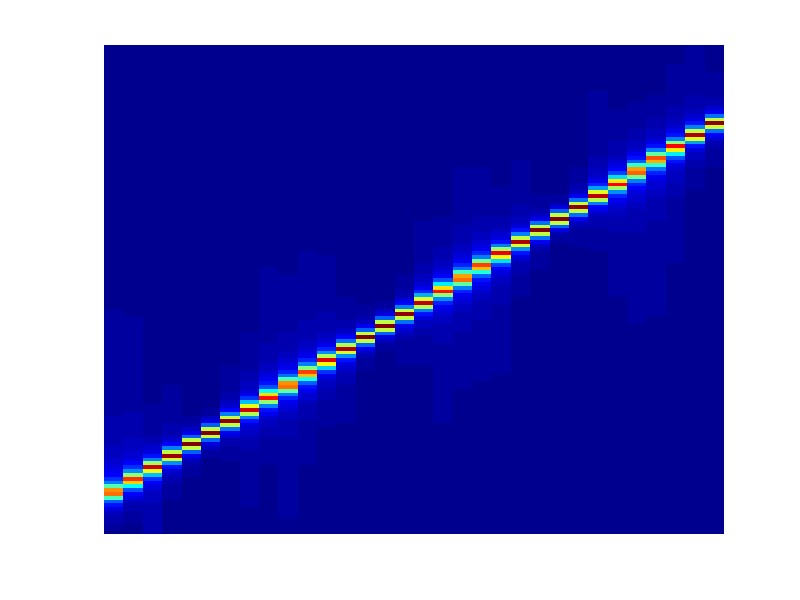

Recreate this plot in MATLAB.
% file: e9_2_spectrogramchirp2.m  
% Spectrogram of chirp signal x(t)=cos(w_1*t + dw*t^2/Tau), with dw=(w_2- w_1), duration Tau=1 sec
% frequency w_1 = 2000 (approx 300 Hz), w_2 = 12000 (approx 1900 Hz) which makes alpha=10000
clear; close all; set(0,'defaultAxesFontSize',14);  
LX = 8191; N = 32; L=floor((LX+1)/N);   % LX = length of chirp signal (minus 1)
t = linspace(0,1,LX+1);                 % generate LX+1 samples, in 1 second period
X=cos(2000.*t + 10000*t.^2);            % chirp signal, frequency increasing linearly with time
FXX=abs(fft(reshape(X(1:L*N),L,N)));    % partition to N intervals of L samples each, then FFT 
FXX=FXX(129:256,:); % eliminate extra mirror-image copy of frequency spectrum, and unused freqs
figure,imagesc(FXX),colormap(jet),axis off  % show spectogram

soundsc(X,8192)     % play the audio samples X to default audio output device
